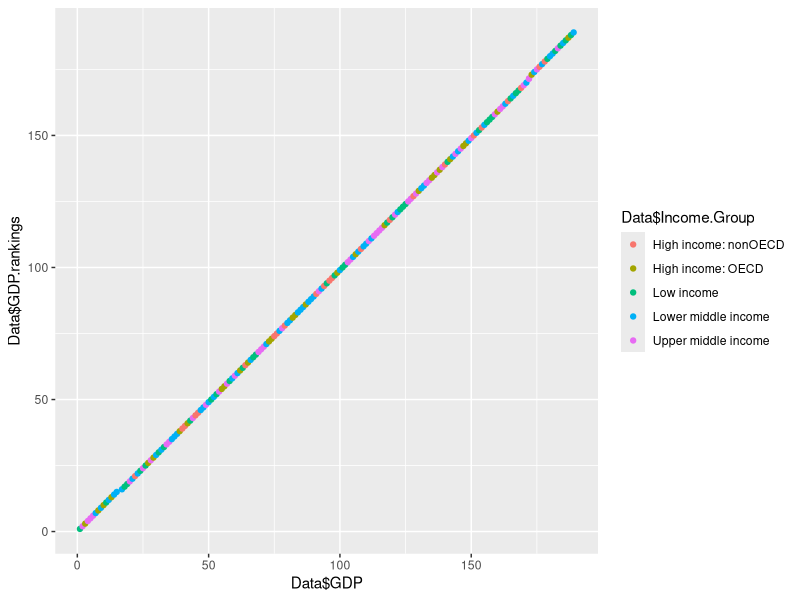

This chart was generated by the following R code:
## ---- chunk 1
# install.packages('knitr', repos = c('http://rforge.net', 'http://cran.rstudio.org'), type = 'source')
Data = read.table(file.path("data", "merged_data.csv"), header = TRUE, encoding='UTF-8')
## ---- chunk 2
nrow(Data)
## ---- chunk 3
# reorder by GDP
Data = Data[order(Data$GDP),]
# print 13-th
print(Data[c(13), ])
## ---- chunk 4
Data$GDP.rankings = rank(Data$GDP)
OECD_rankings = Data$GDP.rankings[Data$Income.Group == "High income: OECD"]
print(mean(OECD_rankings))
nonOECD_rankings = Data$GDP.rankings[Data$Income.Group == "High income: nonOECD"]
print(mean(nonOECD_rankings))
## ---- chunk 5
library(ggplot2)
qplot(Data$GDP, Data$GDP.rankings, color = Data$Income.Group)
## ---- chunk 6
library(dplyr)
Data$QuantGroup <- ntile(Data$GDP.rankings, 5)
# I dont know what this means: Make a table versus Income.Group
#     is this is?
knitr::kable(Data[c('QuantGroup', 'Income.Group')])
top38 <- tail(Data, n = 38)
# this answer: How many countries are "lower middle income" but within the 38 nations with the highest GDP
print(NROW(top38[top38$Income.Group == 'Lower middle income', ]))
